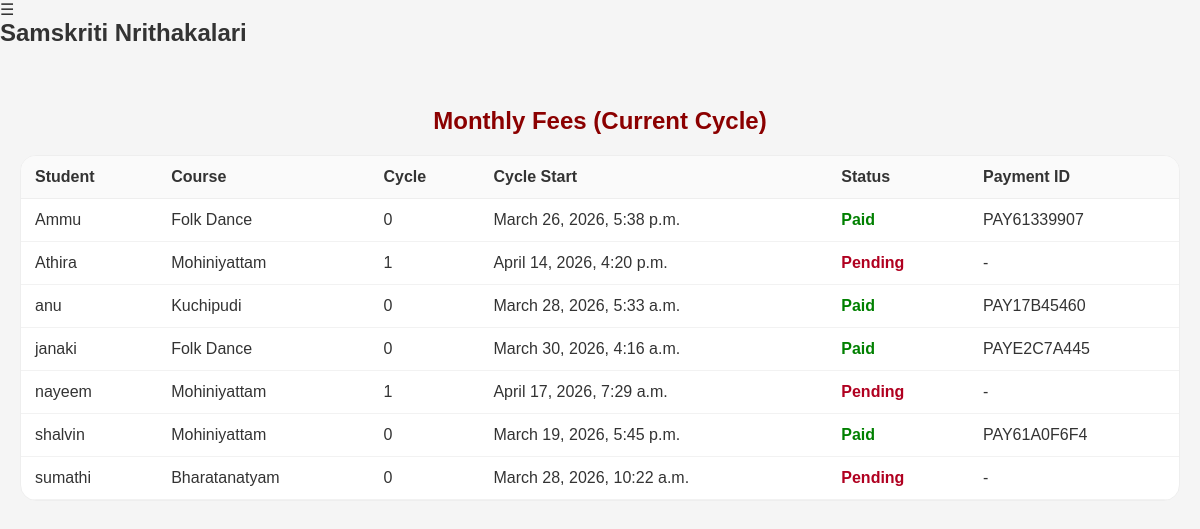
Page /admin-panel/monthly-fees/ (signed in) on the committed database.
### core/models.py (models this page shows, shortened)
class UserProfile(models.Model):
    user = models.OneToOneField(User, on_delete=models.CASCADE)
    date_of_birth = models.DateField(null=True, blank=True)
    phone = models.CharField(max_length=15)
    address = models.TextField(blank=True, default="")
    profile_image = models.ImageField(upload_to="profile_images/", blank=True, null=True)
    selected_course = models.ForeignKey(
        Course,
        on_delete=models.SET_NULL,
        null=True,
        blank=True,
        related_name="selected_by_students",
    )
    selected_timetable = models.ForeignKey(
        Timetable,
        on_delete=models.SET_NULL,
        null=True,
        blank=True,
        related_name="selected_by_students",
    )
    admission_fee_paid = models.BooleanField(default=False)
    payment_id = models.CharField(max_length=100, blank=True, null=True)
    class Meta:
        ordering = ["user__username"]

class Course(models.Model):
    name = models.CharField(max_length=100, default="Course")
    description = models.TextField(blank=True)
    duration = models.CharField(max_length=50, blank=True)
    fee = models.DecimalField(max_digits=10, decimal_places=0, default=1000)
    is_active = models.BooleanField(default=True)
    image = models.ImageField(upload_to="course_images/", blank=True, null=True)
    class Meta:
        ordering = ["name"]

class MonthlyFeePayment(models.Model):
    profile = models.ForeignKey(UserProfile, on_delete=models.CASCADE, related_name="monthly_fee_payments")
    course = models.ForeignKey(
        Course,
        on_delete=models.SET_NULL,
        null=True,
        blank=True,
        related_name="monthly_fee_payments",
    )
    month = models.CharField(max_length=7)  # YYYY-MM
    amount = models.DecimalField(max_digits=10, decimal_places=0, default=0)
    payment_id = models.CharField(max_length=100, blank=True, null=True)
    paid_at = models.DateTimeField(default=timezone.now)
    created_at = models.DateTimeField(auto_now_add=True)
    class Meta:
        ordering = ["-paid_at"]
        unique_together = ("profile", "month")

### core/views.py (the view)
# urls.py: path("admin-panel/monthly-fees/", views.admin_monthly_fees, name="admin_monthly_fees"),
@login_required
def admin_monthly_fees(request):
    if not is_admin_user(request.user):
        return redirect("dashboard")
    dt_now = timezone.now()
    student_profiles = (
        UserProfile.objects.select_related("user", "selected_course")
        .exclude(user__is_staff=True)
        .exclude(user__is_superuser=True)
        .order_by("user__username")
    )
    rows = []
    for prof in student_profiles:
        cycle_key = get_fee_cycle_key_for_user(prof.user, now=dt_now)
        cycle_start = get_fee_cycle_start_for_user(prof.user, cycle_key)
        paid = MonthlyFeePayment.objects.filter(profile=prof, month=cycle_key).first()
        rows.append(
            {
                "profile": prof,
                "cycle_key": cycle_key,
                "cycle_start": cycle_start,
                "paid": paid is not None,
                "payment": paid,
                "amount": int(prof.selected_course.fee) if prof.selected_course else 0,
            }
        )
    return render(
        request,
        "admin_monthly_fees.html",
        {"rows": rows},
    )

### core/views.py (called while the page is built)
def is_admin_user(user):
    return bool(user and user.is_authenticated and (user.is_staff or user.is_superuser))

def get_fee_cycle_key_for_user(user, now=None) -> str:
    now = now or timezone.now()
    start = getattr(user, "date_joined", None) or now
    if start > now:
        return "0"
    days_elapsed = (now - start).days
    cycle_number = days_elapsed // FEE_CYCLE_DAYS
    return str(cycle_number)

def get_fee_cycle_start_for_user(user, cycle_key: str):
    start = getattr(user, "date_joined", None) or timezone.now()
    cycle_number = int(cycle_key)
    return start + timedelta(days=cycle_number * FEE_CYCLE_DAYS)

### templates/admin_monthly_fees.html
{% extends 'base.html' %}
{% block content %}
<div style="max-width:1200px;margin:40px auto;padding:20px;">
    <h2 style="text-align:center;color:#8B0000;margin-bottom:20px;">Monthly Fees (Current Cycle)</h2>
    <div style="overflow:auto;border-radius:16px;border:1px solid #eee;background:white;">
        <table style="width:100%;border-collapse:collapse;">
            <thead>
                <tr style="background:#fafafa;">
                    <th style="text-align:left;padding:12px 14px;border-bottom:1px solid #eee;">Student</th>
                    <th style="text-align:left;padding:12px 14px;border-bottom:1px solid #eee;">Course</th>
                    <th style="text-align:left;padding:12px 14px;border-bottom:1px solid #eee;">Cycle</th>
                    <th style="text-align:left;padding:12px 14px;border-bottom:1px solid #eee;">Cycle Start</th>
                    <th style="text-align:left;padding:12px 14px;border-bottom:1px solid #eee;">Status</th>
                    <th style="text-align:left;padding:12px 14px;border-bottom:1px solid #eee;">Payment ID</th>
                </tr>
            </thead>
            <tbody>
                {% for row in rows %}
                    <tr>
                        <td style="padding:12px 14px;border-bottom:1px solid #f2f2f2;">{{ row.profile.user.username }}</td>
                        <td style="padding:12px 14px;border-bottom:1px solid #f2f2f2;">
                            {% if row.profile.selected_course %}
                                {{ row.profile.selected_course.name }}
                            {% else %}
                                -
                            {% endif %}
                        </td>
                        <td style="padding:12px 14px;border-bottom:1px solid #f2f2f2;">{{ row.cycle_key }}</td>
                        <td style="padding:12px 14px;border-bottom:1px solid #f2f2f2;">{{ row.cycle_start }}</td>
                        <td style="padding:12px 14px;border-bottom:1px solid #f2f2f2;">
                            {% if row.paid %}
                                <span style="color:green;font-weight:900;">Paid</span>
                            {% else %}
                                <span style="color:#b00020;font-weight:900;">Pending</span>
                            {% endif %}
                        </td>
                        <td style="padding:12px 14px;border-bottom:1px solid #f2f2f2;">
                            {% if row.payment %}
                                {{ row.payment.payment_id }}
                            {% else %}
                                -
                            {% endif %}
                        </td>
                    </tr>
                {% empty %}
                    <tr>
                        <td colspan="6" style="padding:18px;color:#555;text-align:center;">
                            No students found.
                        </td>
                    </tr>
                {% endfor %}
            </tbody>
        </table>
    </div>
</div>
{% endblock %}

### static/css/style.css (style rules this page uses)
* { margin: 0; padding: 0; box-sizing: border-box; }
body { font-family: 'Poppins', sans-serif; background: #f5f5f5; color: #333; }

### rows in the picture
UserProfile: profile.user.username "Ammu", profile.selected_course.name "Folk Dance", cycle_key "0", cycle_start "March 26, 2026, 5:38 p.m.", shows "Paid", payment.payment_id "PAY61339907"
UserProfile: profile.user.username "Athira", profile.selected_course.name "Mohiniyattam", cycle_key "1", cycle_start "April 14, 2026, 4:20 p.m.", shows "Pending"
UserProfile: profile.user.username "anu", profile.selected_course.name "Kuchipudi", cycle_key "0", cycle_start "March 28, 2026, 5:33 a.m.", shows "Paid", payment.payment_id "PAY17B45460"
UserProfile: profile.user.username "janaki", profile.selected_course.name "Folk Dance", cycle_key "0", cycle_start "March 30, 2026, 4:16 a.m.", shows "Paid", payment.payment_id "PAYE2C7A445"
UserProfile: profile.user.username "nayeem", profile.selected_course.name "Mohiniyattam", cycle_key "1", cycle_start "April 17, 2026, 7:29 a.m.", shows "Pending"
UserProfile: profile.user.username "shalvin", profile.selected_course.name "Mohiniyattam", cycle_key "0", cycle_start "March 19, 2026, 5:45 p.m.", shows "Paid", payment.payment_id "PAY61A0F6F4"
UserProfile: profile.user.username "sumathi", profile.selected_course.name "Bharatanatyam", cycle_key "0", cycle_start "March 28, 2026, 10:22 a.m.", shows "Pending"
